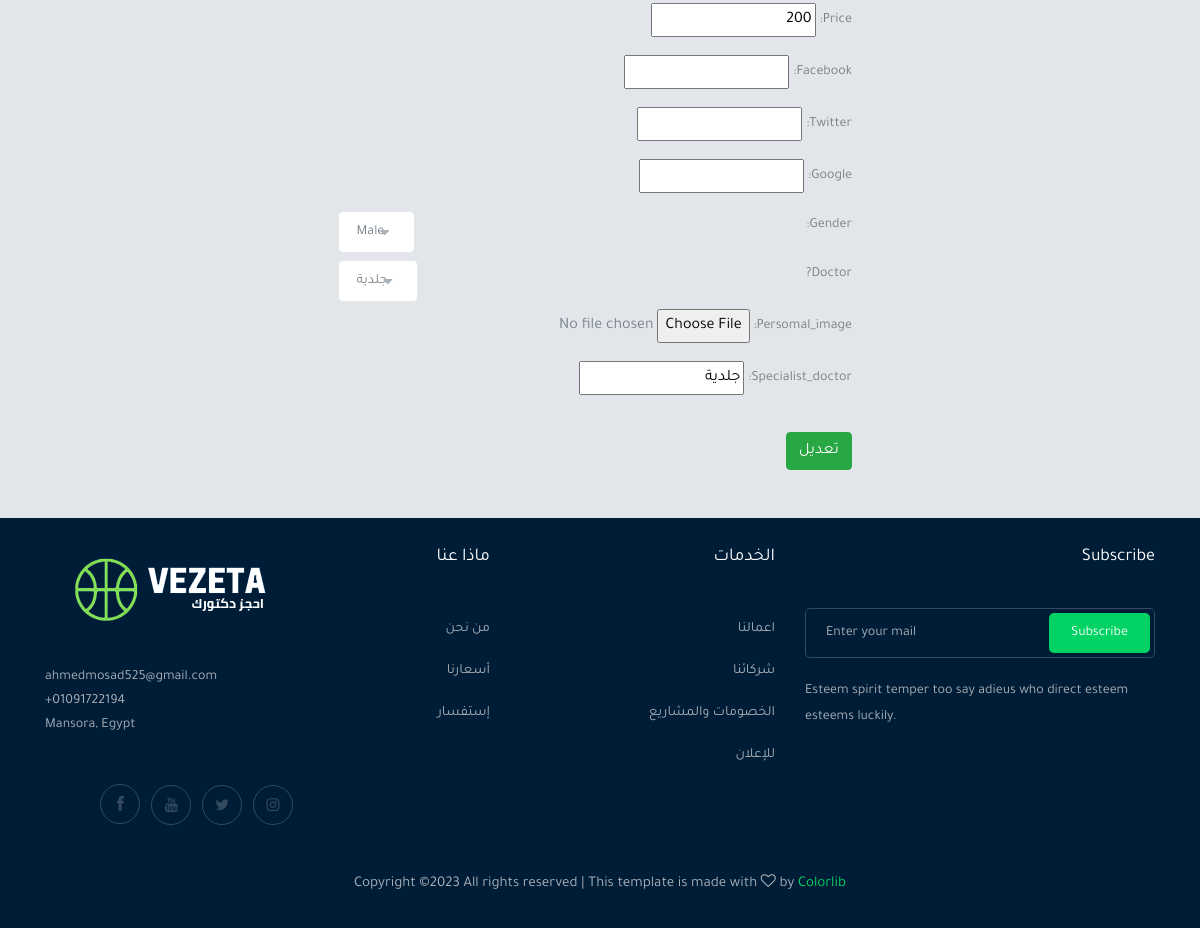
Page /account/update_profile/ (signed in, lower part) on the earlier database version.
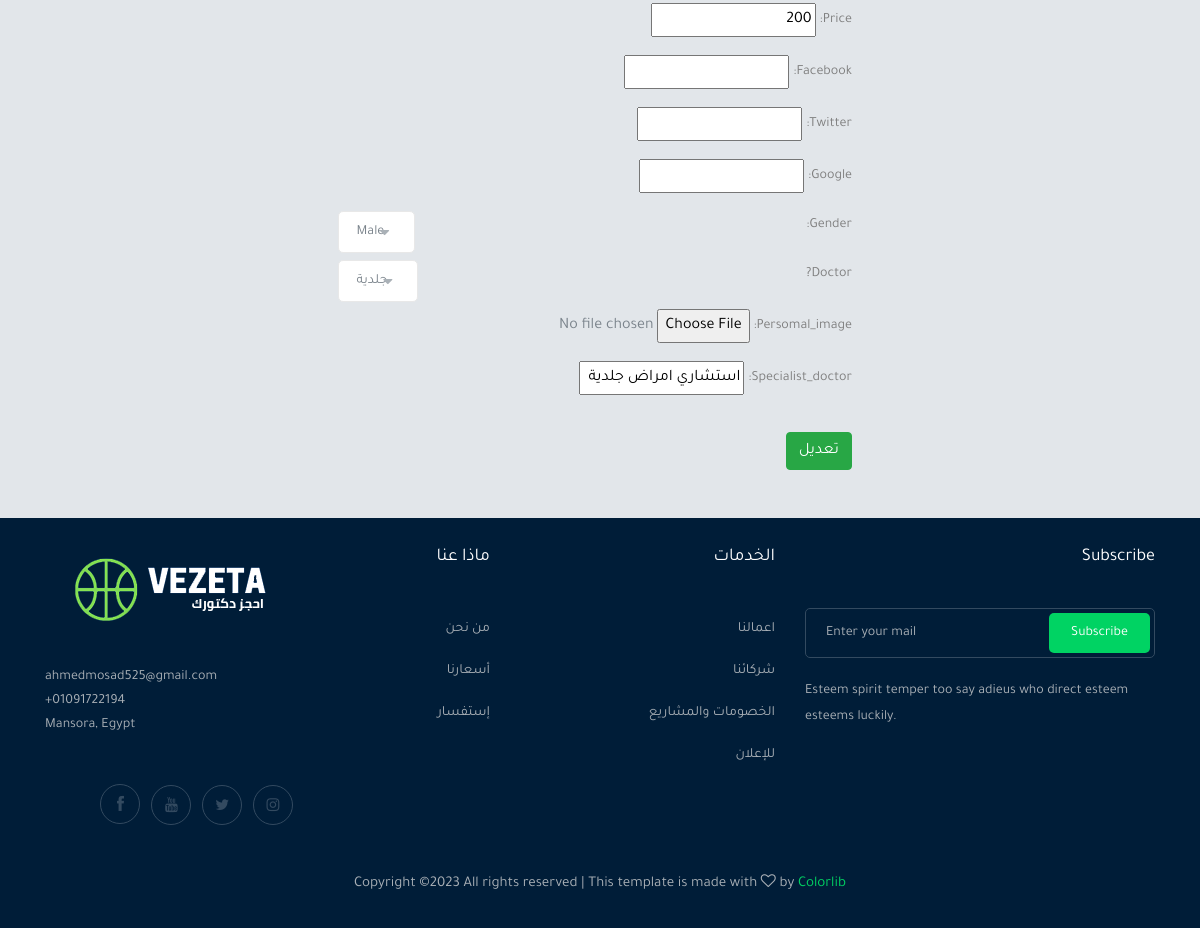
Same page on the later database version.
### account/models.py (models this page shows, shortened)
class Profile(models.Model):
    DOCTOR_IN = (
        ('جلدية',"جلدية"),
        ('اسنان',"اسنان"),
        ('نفسي',"نفسي"),
        ('اطفال حديثي الولادة',"اطفال حديثي الولادة"),
        ('مخ واعصاب',"مخ واعصاب"),
        ('عظام',"عظام"),
        ('نساء وتوليد',"نساء وتوليد"),
        ('انف واذن وحنجرة',"انف واذن وحنجرة"),
        ('قلب واوعية دموية',"قلب واوعية دموية"),
        ('امراض دم',"امراض دم"),
        ('اورام',"اورام"),
        ('باطنه',"باطنه"),
        ('تخسيس وتغذية',"تخسيس وتغذية"),
        ('جراحة اطفال',"جراحة اطفال"),
        ('جراحة اورام',"جراحة اورام"),
        ('جراحة اوعية دموية',"جراحة اوعية دموية"),
        ('جراحة تجميل',"جراحة تجميل"),
        ('جراحه سمنة ومناظير ',"جراحه سمنة ومناظير "),
    )
    user = models.OneToOneField(User, verbose_name="user", on_delete=models.CASCADE)
    name = models.CharField("name",max_length=50)
    subtitle = models.CharField("subtitle",max_length=50)
    address = models.CharField("government",max_length=50)
    address_detail = models.CharField("cureent_address",max_length=50)
    number_phone =  models.CharField("Phone_number",max_length=50)
    working_hours = models.CharField("Working_time",max_length=50)
    waiting_time = models.IntegerField("waiting_time",blank = True , null = True)
    who_i = models.TextField("who_i",max_length=50,blank = True , null = True)
    price = models.IntegerField("price",blank = True , null = True)
    facebook= models.CharField("facebook",max_length=50,blank = True , null = True)
    twitter= models.CharField("twitter",max_length=50,blank = True , null = True)
    google= models.CharField("google",max_length=50,blank = True , null = True)
    type_of_person = models.CharField("gender", choices= TYPE_OF_PERSON ,max_length=50)
    doctor = models.CharField("doctor?",choices= DOCTOR_IN ,max_length=50,blank = True , null = True)
    image = models.ImageField("Persomal_image", upload_to='profile',blank = True , null = True)
    Specialist_doctor = models.CharField("Specialist_doctor",max_length=50,blank = True , null = True)
    slug = models.SlugField("slug",blank = True , null = True)
    class Meta:
        verbose_name = "Profile"
        verbose_name_plural = "Profiles"

### account/views.py (the view)
# urls.py: path('update_profile/',views.update_profile , name='update_profile'),
@login_required
def update_profile (request):
    if request.method == 'POST':
        user_form = UpdateUserForm(instance=request.user , data=request.POST)
        profile_form = UpdateProfile(instance=request.user.profile , data=request.POST)
        if user_form.is_valid and profile_form.is_valid:
            user_form.save()
            profile_form.save()
            return redirect('account:myprofile')
    else:
        user_form = UpdateUserForm(instance=request.user)
        profile_form =UpdateProfile(instance=request.user.profile)
    return render(request ,'user/update_profile.html', {'user_form':user_form , 'profile_form':profile_form ,})

### account/forms.py
class UpdateUserForm(forms.ModelForm):
    first_name= forms.CharField(label='الاسم الاول')
    last_name= forms.CharField(label='الاسم الاخير')
    email= forms.EmailField(label='البريد الالكتروني')
    class Meta:
        model = User
        fields = ('first_name','last_name', 'email')

class UpdateProfile(forms.ModelForm):
    class Meta:
        model = Profile
        fields = ('name','subtitle', 'address',
                'address_detail','number_phone', 'working_hours',
                'waiting_time','who_i', 'price',
                'facebook','twitter', 'google',
                'type_of_person','doctor', 'image',
                'Specialist_doctor')

### account/templates/user/update_profile.html (shortened to what this page needs)
{% extends "base.html" %}
{% load static %}
{% block body %}
<div dir="rtl">
    <div class="container">
        <div class="signup">
        <div class="col-md-9" >
            <form method="POST" enctype="multipart/form-data">
                {{profile_form.as_p}}
                    <div class="row">
                        <div class="col-sm-6">
                        </div>
                        <div class="col-sm-6">
                        </div>
                    </div>
                <div class="buttons-w"><button type="submit" class="btn btn-success">تعديل</button></div>
            </form>
        </div>
        </div>
    </div>
    </div>
{%endblock body %}

Differences in the rows shown:
changed Profile: Specialist_doctor "جلدية" → "استشاري امراض جلدية"
